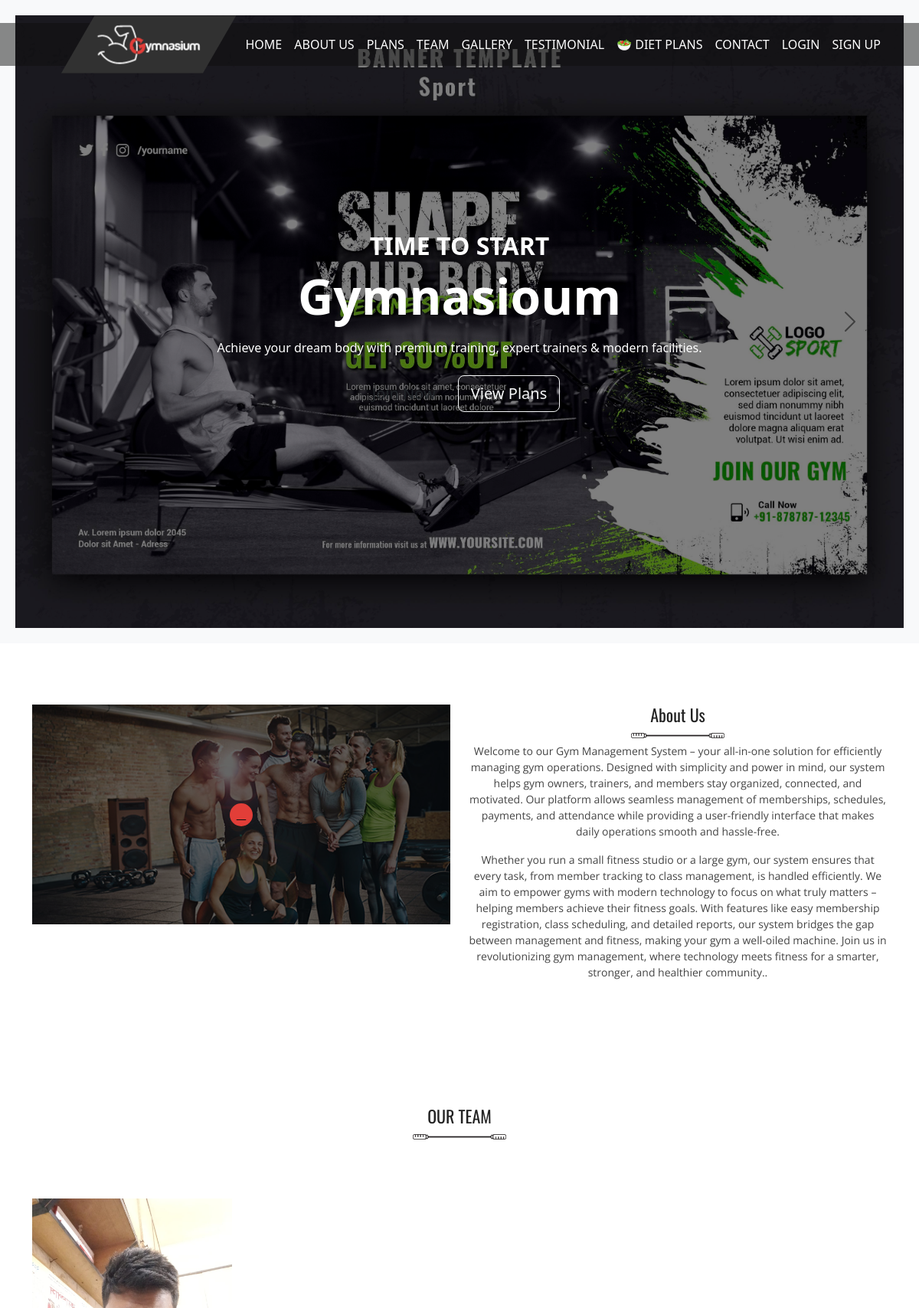
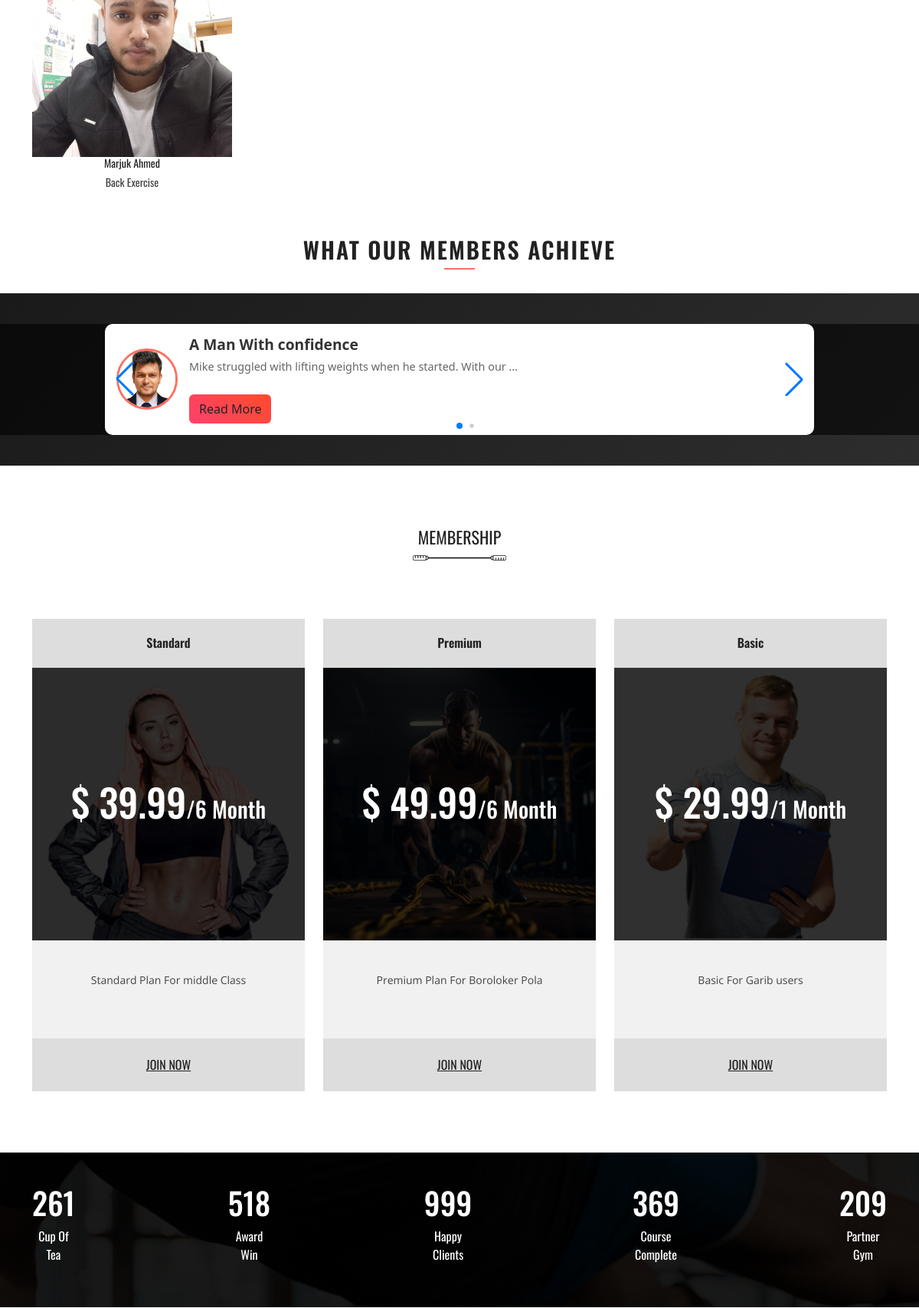
The page / (upper part) on the database its author committed (2 pictures, top to bottom).
### frontend/models.py (models this page shows, shortened)
class Trainer(models.Model):
    name = models.CharField(max_length=100)
    specialty = models.CharField(max_length=100)
    bio = models.TextField(blank=True)
    photo = models.ImageField(upload_to='trainers/', blank=True, null=True)
    facebook = models.URLField(blank=True, null=True)
    twitter = models.URLField(blank=True, null=True)
    linkedin = models.URLField(blank=True, null=True)

class SuccessStory(models.Model):
    user = models.ForeignKey(User, on_delete=models.CASCADE, related_name="success_stories")
    title = models.CharField(max_length=200)
    story = models.TextField()
    photo = models.ImageField(upload_to="success_stories/", null=True, blank=True)
    created_at = models.DateTimeField(auto_now_add=True)

class Plan(models.Model):
    title = models.CharField(max_length=100)
    price = models.DecimalField(max_digits=8, decimal_places=2)
    duration = models.CharField(max_length=50)   # e.g. "Month", "Month/3", "1 Month"
    description = models.TextField(blank=True)    # can contain multiple lines; linebreaks will render <p> tags
    image = models.ImageField(upload_to='plans/', blank=True, null=True)

### frontend/views.py (the view)
# urls.py: path('', views.home, name='home'),
def home(request):
    plans = Plan.objects.all()
    trainers = Trainer.objects.all()
    reviews = Review.objects.select_related("user").order_by("-created_at")[:5]
    for review in reviews:
        review.member = getattr(review.user, "member", None)
    success_stories = SuccessStory.objects.order_by("-created_at")[:6]  # Fetch 6 latest stories
    print(f"Number of success stories fetched: {len(success_stories)}")  # Debug output
    print(f"Success stories titles: {[s.title for s in success_stories]}")  # Debug titles
    return render(request, "index.html", {"plans": plans, "trainers": trainers, "reviews": reviews, "success_stories": success_stories})

### templates/index.html (shortened to what this page needs)
<!DOCTYPE html>
<html lang="en">
<head>
  {% load static %}
   {% load static %}
    <link rel="stylesheet" href="{% static 'css/bootstrap.min.css' %}">
    <link rel="stylesheet" href="{% static 'css/all.min.css' %}">
    <link rel="stylesheet" href="{% static 'css/venobox.min.css' %}">
    <link rel="stylesheet" href="{% static 'css/slick.css' %}">
    <link rel="stylesheet" href="{% static 'css/style.css' %}">
    <link rel="stylesheet" href="{% static 'css/responsive.css' %}">
  <link rel="stylesheet" href="https://unpkg.com/swiper/swiper-bundle.min.css" />
  <link href="https://cdn.jsdelivr.net/npm/bootstrap@5.3.0/dist/css/bootstrap.min.css" rel="stylesheet">
  <link rel="stylesheet" href="https://cdnjs.cloudflare.com/ajax/libs/animate.css/3.5.2/animate.min.css">
</head>
<body>
<div aria-live="polite" aria-atomic="true"
     class="position-fixed top-0 end-0 p-3"
     style="z-index: 9999; margin-top: 60px;">
</div>
   <nav class="navbar navbar-expand-lg navbar-light" id="navbar">
    <div class="container main">
      <a class="navbar-brand" href="#"><img src="{% static 'images/logo.png' %}" alt=""></a>
      <div class="collapse navbar-collapse" id="navbarSupportedContent">
        <ul class="navbar-nav ms-auto mb-2 mb-lg-0 main_menu">
<li class="nav-item"><a class="nav-link" href="{% url 'home' %}">Home</a></li>
<li class="nav-item"><a class="nav-link" href="{% url 'about' %}">About Us</a></li>
<li class="nav-item"><a class="nav-link" href="{% url 'plans' %}">Plans</a></li>
<li class="nav-item"><a class="nav-link" href="{% url 'team' %}">Team</a></li>
<li class="nav-item"><a class="nav-link" href="{% url 'gallery' %}">Gallery</a></li>
<li class="nav-item"><a class="nav-link" href="{% url 'testimonial' %}">Testimonial</a></li>
<li class="nav-item"><a class="nav-link" href="{% url 'diet' %}">🥗 Diet Plans</a></li>
<li class="nav-item"><a class="nav-link" href="{% url 'contact' %}">Contact</a></li>
  {% if user.is_authenticated %}
  <li class="nav-item d-flex align-items-center">
    {% if user.member and user.member.photo %}
      <a href="{% url 'profile' %}">
        <img src="{{ user.member.photo.url }}" class="rounded-circle" width="30" height="30" style="object-fit: cover; margin-right: 5px;">
      </a>
    {% else %}
      <a href="{% url 'profile' %}">
        <div class="rounded-circle bg-danger text-white d-flex align-items-center justify-content-center"
             style="width: 30px; height: 30px; font-size: 14px; margin-right: 5px;">
          {{ user.username|slice:":2"|upper }}
        </div>
      </a>
    {% endif %}
    <span class="nav-link">{{ user.username }}</span>
    <form method="post" action="{% url 'logout' %}" class="d-inline">
      {% csrf_token %}
      <button type="submit" class="btn btn-link nav-link text-danger" style="padding:0; margin:0;">
        Logout
      </button>
    </form>
  </li>
{% else %}
  <li class="nav-item"><a class="nav-link" href="{% url 'login' %}">Login</a></li>
  <li class="nav-item"><a class="nav-link" href="{% url 'signup' %}">Sign Up</a></li>
{% endif %}
</ul>
      </div>
    </div>
  </nav>
   {% load static %}
<section id="banner">
  <div id="bannerCarousel" class="carousel slide" data-bs-ride="carousel">
    <div class="carousel-inner">
      <div class="carousel-item active">
        <div class="slide_banner banner1">
          <div class="container h-100 d-flex justify-content-center align-items-center">
            <div class="banner_text text-center text-white">
              <h2 class="fw-bold">TIME TO START</h2>
              <h1 class="display-3 fw-bold text-gradient">Gymnasioum</h1>
              <p class="mt-3">Achieve your dream body with premium training, expert trainers & modern facilities.</p>
              <div class="link mt-4">
                <a href="{% url 'join' %}" class="btn btn-gradient btn-lg me-2">Join Now</a>
                <a href="{% url 'plans' %}" class="btn btn-outline-light btn-lg">View Plans</a>
              </div>
            </div>
          </div>
        </div>
      </div>
    </div>
    <button class="carousel-control-prev" type="button" data-bs-target="#bannerCarousel" data-bs-slide="prev">
      <span class="carousel-control-prev-icon"></span>
    </button>
    <button class="carousel-control-next" type="button" data-bs-target="#bannerCarousel" data-bs-slide="next">
      <span class="carousel-control-next-icon"></span>
    </button>
  </div>
</section>
   <section id="video">
     <div class="container">
       <div class="row">
         <div class="col-lg-6">
           <div class="image_part">
             <div class="overlay">
              <a class="venobox" data-vbtype="video" href="https://www.youtube.com/watch?v=eaRQF-7hhmo"><i class="fa-solid fa-play"></i></a>
             </div>
           </div>
         </div>
         <div class="col-lg-6">
           <div class="video_text text-center">
             <h2>About Us</h2>
             <img src="{% static 'images/icon.png' %}" alt="">
             <p>Welcome to our Gym Management System – your all-in-one solution for efficiently managing gym operations. Designed with simplicity and power in mind, our system helps gym owners, trainers, and members stay organized, connected, and motivated.
Our platform allows seamless management of memberships, schedules, payments, and attendance while providing a user-friendly interface that makes daily operations smooth and hassle-free.
            </p>
            <p>Whether you run a small fitness studio or a large gym, our system ensures that every task, from member tracking to class management, is handled efficiently.
We aim to empower gyms with modern technology to focus on what truly matters – helping members achieve their fitness goals. With features like easy membership registration, class scheduling, and detailed reports, our system bridges the gap between management and fitness, making your gym a well-oiled machine.
Join us in revolutionizing gym management, where technology meets fitness for a smarter, stronger, and healthier community..</p>
           </div>
         </div>
       </div>
     </div>
   </section>
   <section id="team">
  <div class="container">
    <div class="heading text-center">
      <h2>Our Team</h2>
      <img src="{% static 'images/icon.png' %}" alt="">
    </div>
    <div class="row">
      {% for trainer in trainers %}
      <div class="col-lg-3 col-6 col-sm-6">
        <div class="team_item">
          <div class="image">
            {% if trainer.photo %}
              <img class="img-fluid w-100" src="{{ trainer.photo.url }}" alt="{{ trainer.name }}">
            {% else %}
              <img class="img-fluid w-100" src="{% static 'images/team-1.jpg' %}" alt="{{ trainer.name }}">
            {% endif %}
          </div>
          <div class="text text-center">
            <h3>{{ trainer.name }}</h3>
            <h4>{{ trainer.specialty }}</h4>
          </div>
        </div>
      </div>
      {% endfor %}
    </div>
  </div>
</section>
  <div class="heading_two text-center">
    <h2 class="premium-heading">What Our Members Achieve</h2>
    <img src="{% static 'images/icon.png' %}" alt="" class="heading-icon">
</div>
<section id="premium-info-slide" class="premium-section">
    <div class="premium-overlay">
        <div class="container">
            <div class="main_info">
                <div class="row justify-content-center">
                    <div class="col-lg-10">
                        <div class="swiper mySwiper premium-slider">
                            <div class="swiper-wrapper">
                                {% for story in success_stories %}
                                <div class="swiper-slide">
                                    <div class="premium-testimonial-card">
                                        <div class="premium-info-one">
                                            {% if story.photo %}
                                                <img src="{{ story.photo.url }}" alt="{{ story.title }}" class="premium-image">
                                            {% else %}
                                                <img src="{% static 'images/default-user.png' %}" alt="{{ story.title }}" class="premium-image">
                                            {% endif %}
                                            <div class="premium-side">
                                                <h2 class="premium-title">{{ story.title }}</h2>
                                                <div class="premium-info-two">
                                                    <p class="premium-text">{{ story.story|truncatewords:10 }}</p>
                                                </div>
                                                <a href="{% url 'success_detail' story.id %}" class="btn btn-premium mt-3">Read More</a>
                                            </div>
                                        </div>
                                    </div>
                                </div>
                                {% empty %}
                                <div class="swiper-slide">
                                    <p class="text-center text-light">No success stories yet!</p>
                                </div>
                                {% endfor %}
                            </div>
                            <div class="swiper-pagination premium-pagination"></div>
                            <div class="swiper-button-prev premium-nav"></div>
                            <div class="swiper-button-next premium-nav"></div>
                        </div>
                    </div>
                </div>
            </div>
        </div>
    </div>
</section>
<section id="membership">
  <div class="heading text-center">
    <h2>MemberShip</h2>
    <img src="{% static 'images/icon.png' %}" alt="">
  </div>
  <div class="container">
    <div class="row">
      {% for plan in plans %}
      <div class="col-lg-4">
        <div class="mem_item text-center">
          <div class="up">
            <h3>{{ plan.title }}</h3>
          </div>
          <div class="img">
            {% if plan.image %}
              <img class="img-fluid w-100" src="{{ plan.image.url }}" alt="{{ plan.title }}">
            {% else %}
              <img class="img-fluid w-100" src="{% static 'images/membership-1.jpg' %}" alt="{{ plan.title }}">
            {% endif %}
            <div class="overlay">
              <h3>$ {{ plan.price }}<span>/{{ plan.duration }}</span></h3>
            </div>
          </div>
          <div class="center">
            {{ plan.description|linebreaks }}
          </div>
          <div class="down">
             <a href="{% url 'join' %}">JOIN NOW</a>
          </div>
        </div>
      </div>
      {% endfor %}
    </div>
  </div>
</section>
<section id="counter">
  <div class="overlay">
    <div class="container">
     <div class="count">
      <div class="counter_main text-center">
        <h2 class="counter">261</h2>
            <p>Cup Of Tea</p>
      </div>
      <div class="counter_main text-center">
        <h2 class="counter">518</h2>
            <p>Award Win</p>
      </div>
      <div class="counter_main text-center">
        <h2 class="counter">999</h2>
            <p>Happy Clients</p>
      </div>
      <div class="counter_main text-center">
        <h2 class="counter">369</h2>
            <p>Course Complete</p>
      </div>
      <div class="counter_main text-center">
        <h2 class="counter">209</h2>
            <p>Partner Gym</p>
      </div>
     </div>
    </div>
  </div>
</section>
</body>
</html>

### static/css/responsive.css (style rules this page uses)
@media (min-width:1200px) and (max-width:1399.98px) { .banner_text h2::before { width: 93px; top: 39px; right: 0px; } }
@media (min-width:1200px) and (max-width:1399.98px) { .banner_text h2::after { width: 136px; top: 38px; left: 0px; } }
@media (min-width:1200px) and (max-width:1399.98px) { .banner_text p::before { height: 190px; top: -85px; right: 0px; } }
@media (min-width:1200px) and (max-width:1399.98px) { .banner_text p::after { height: 190px; top: -85px; left: 0px; } }
@media (min-width:1200px) and (max-width:1399.98px) { .banner_text .link::before { width: 65px; bottom: 16px; left: 2px; } }
@media (min-width:1200px) and (max-width:1399.98px) { .banner_text .link::after { width: 40px; bottom: 16px; right: 1px; } }

### rows shown on the page
Trainer: photo (picture), name "Marjuk Ahmed", specialty "Back Exercise"
SuccessStory: photo (picture), title "A Man With confidence", story "Mike struggled with lifting weights when he started. With our …"
Plan: title "Standard", image (picture), price "39.99", duration "6 Month", description "Standard Plan For middle Class"
Plan: title "Premium", image (picture), price "49.99", duration "6 Month", description "Premium Plan For Boroloker Pola"
Plan: title "Basic", image (picture), price "29.99", duration "1 Month", description "Basic For Garib users"
